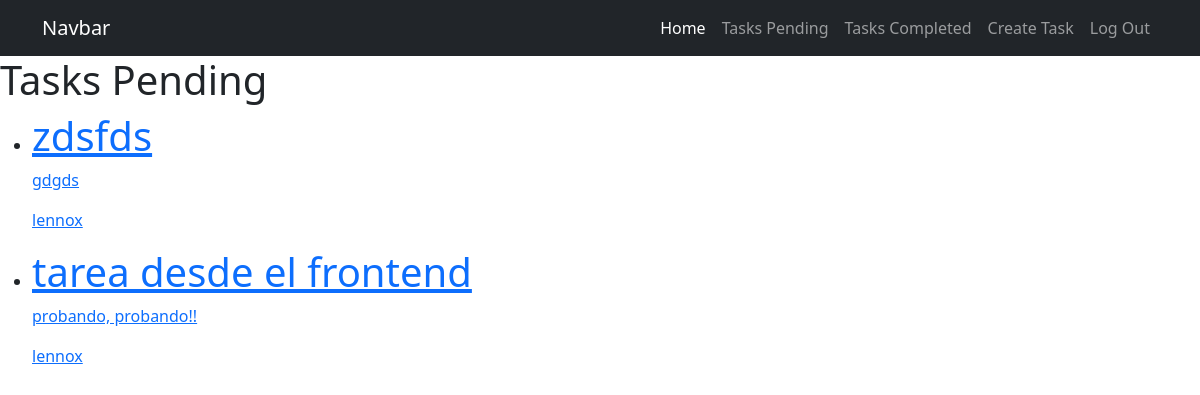
Page /tasks/ (signed in) on the earlier database version.
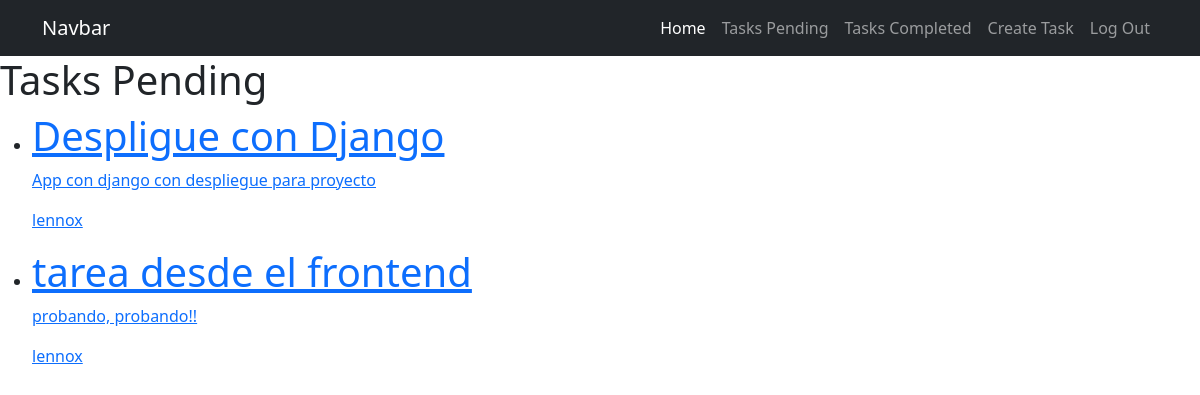
Same page on the later database version.
### tasks/models.py (models this page shows, shortened)
class Task(models.Model):
    title = models.CharField(max_length=200)
    description = models.TextField(max_length=1000)
    created = models.DateTimeField(auto_now_add=True)
    datecompleted = models.DateTimeField(null=True, blank=True)
    important = models.BooleanField(default=False)
    user = models.ForeignKey(User, on_delete=models.CASCADE)

### tasks/views.py (the view)
# urls.py: path("tasks/", views.tasks, name="tasks"),
@login_required
def tasks(request):
    tasks = Task.objects.filter(user=request.user, datecompleted__isnull=True)
    return render(request, "tasks.html", {"tasks": tasks})

### tasks/templates/tasks.html (shortened to what this page needs)
{% extends 'base.html' %}
{% block content %}
<h1>Tasks Pending</h1>
<ul>
    {% for task in tasks %}
        <li>
            <a href="{% url 'task_detail' task.id %}">
                {% if task.important %}
                <strong><h1>{{task.title}}</h1></strong>
                {% else %}
                {{task.title}}
                {% endif %}
                <p>{{task.description}}</p>
                <p>{{task.user.username}}</p>
            </a>
        </li>
    {% endfor %}
</ul>
{% endblock content %}

Differences in the rows shown:
changed Task: title "zdsfds" → "Despligue con Django"; description "gdgds" → "App con django con despliegue para proyecto"
